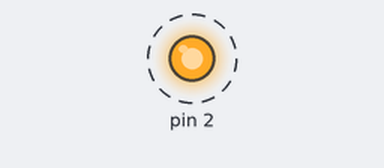
The sketch below on a simulated Arduino Uno, built with avr-gcc and run on an emulated ATmega328P. On the bench: output pins drawn as LEDs (lit = HIGH). Dashed ring = blinking. What the sketch prints to the serial monitor is not drawn.

Above: at 0.5 s.
Timing chart, 0 to 4.6 s (numbered marks = the images above):
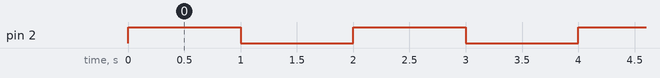

Measured:
- by itself, pin 2: alternates HIGH for 1.0 s and LOW for 1.0 s

The sketch:

relayControl.ino
```cpp
int relayOn = LOW;
int relayOff = HIGH;
void setup() {
  // put your setup code here, to run once:

  pinMode(2,OUTPUT);
  Serial.begin(9600);
}

void loop() {
  // put your main code here, to run repeatedly:
  digitalWrite(2,relayOff);
  Serial.println("Off");
  delay(1000);
  digitalWrite(2,relayOn);
  Serial.println("On");
  delay(1000);
}
```
